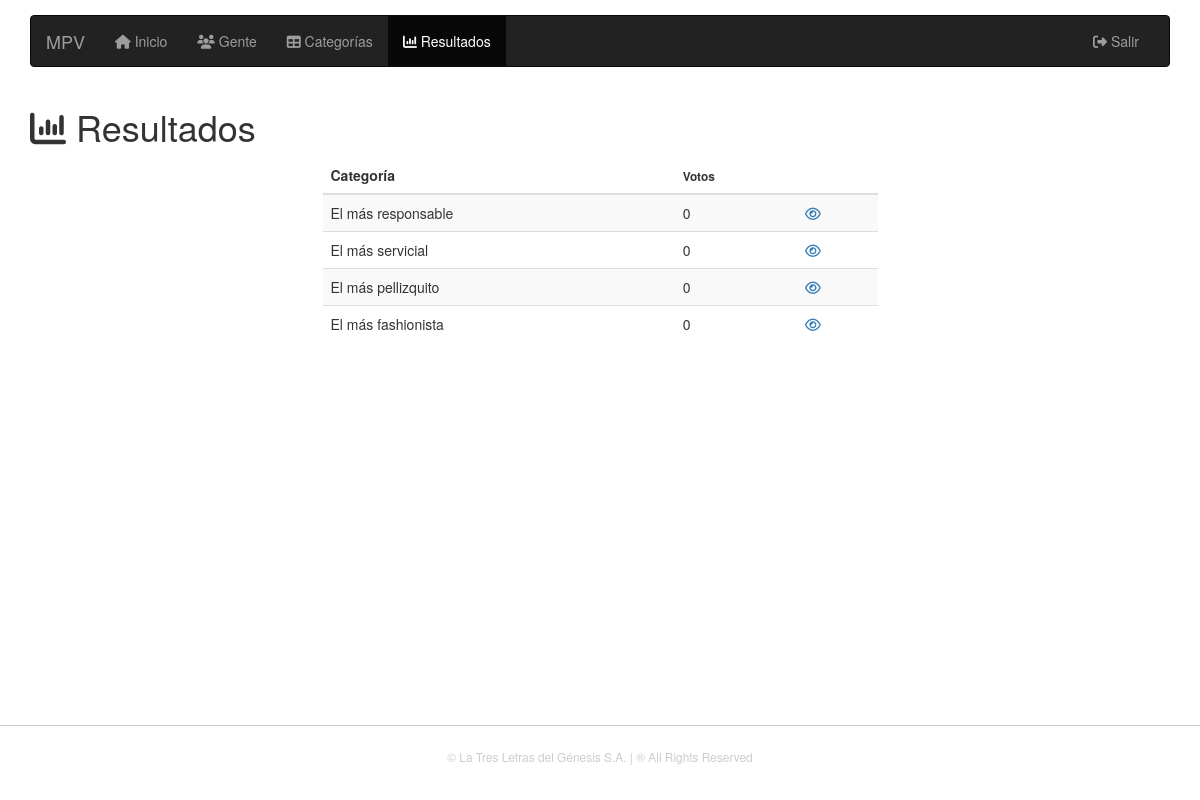
The app's page /admin/rsl.php (signed in) with its own data.
### tables this page shows
CREATE TABLE IF NOT EXISTS `categories` (
  `cid` int(11) NOT NULL AUTO_INCREMENT,
  `clabel` varchar(255) NOT NULL,
  `cdesc` text NOT NULL,
  `corder` int(11) NOT NULL,
  `csex` int(11) NOT NULL DEFAULT '3',
  `cdepartment` int(11) NOT NULL DEFAULT '0',
  `cstatus` int(11) NOT NULL DEFAULT '1',
  PRIMARY KEY (`cid`)
);

### admin/rsl.php (the view, shortened to what this page needs)
<?php
require_once '-session.php';
require_once '-head.php';
require_once '-nav.php';
$conn->setAttribute(PDO::ATTR_ERRMODE, PDO::ERRMODE_EXCEPTION);
$sth = $conn->prepare("SELECT categories.cid, categories.clabel, IF((SELECT COUNT(binnacle.bid) FROM binnacle WHERE binnacle.bcategory = categories.cid) IS NULL,0,(SELECT COUNT(binnacle.bid) FROM binnacle WHERE binnacle.bcategory = categories.cid)) AS cvotos FROM categories LEFT JOIN binnacle ON binnacle.bcategory = categories.cid WHERE categories.cstatus = 1 GROUP BY categories.cid ORDER BY categories.corder ASC");
$sth->execute();
$sth_rows = $sth->fetchAll(PDO::FETCH_CLASS);
?>
<div class="row"><div class="col-sm-12"><h1><i class="fa fa-bar-chart" aria-hidden="true"></i> Resultados</h1></div></div>
<div class="row">
	<div class="col-sm-6 col-sm-offset-3">
		<table class="table table-striped">
			<thead>
				<tr>
					<th>Categoría</th>
					<th><small>Votos</small></th>
					<th></th>
				</tr>
			</thead>
			<tbody>
				<?php for ($i=0; $i < count($sth_rows); $i++) { ?>
				<tr>
					<td><?php echo $sth_rows[$i]->clabel; ?></td>
					<td><?php echo $sth_rows[$i]->cvotos; ?></td>
					<td><a href="rsl-detail.php?id=<?php echo $sth_rows[$i]->cid; ?>"><i class="fa fa-eye" aria-hidden="true"></i></a></td>
				</tr>
				<?php } ?>
			</tbody>
		</table>
	</div>
</div>
<?php
require_once '-foot.php'; ?>

### records on screen
categories: clabel "El más responsable", cvotos "0"
categories: clabel "El más servicial", cvotos "0"
categories: clabel "El más pellizquito", cvotos "0"
categories: clabel "El más fashionista", cvotos "0"
